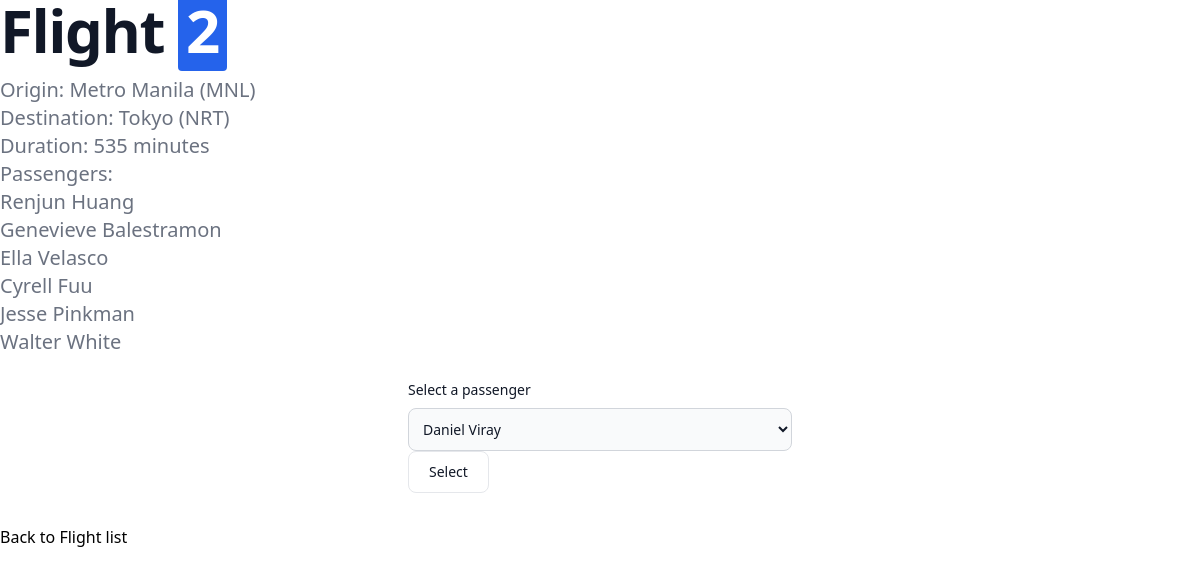
Page /flights/2 on the committed database.
### flights/models.py (models this page shows, shortened)
class Flight (models.Model):
        origin = models.ForeignKey(Airport, on_delete=models.CASCADE, related_name="departures")
        destination = models.ForeignKey(Airport, on_delete=models.CASCADE, related_name="arrivals")
        duration = models.IntegerField()

class Airport (models.Model):
        code = models.CharField(max_length=3)
        city = models.CharField(max_length=64)
        def __str__(self):
                return f"{self.city} ({self.code})"

class Passenger (models.Model):
        first_name = models.CharField(max_length=64)
        last_name = models.CharField(max_length=64)
        flights = models.ManyToManyField(Flight, blank=True, related_name="passengers")
        def __str__(self):
                return f"{self.first_name} {self.last_name}"

### flights/views.py (the view)
# urls.py: path("<int:flight_id>", views.flight, name="flight"),
def flight (request, flight_id):
        flight = Flight.objects.get(pk=flight_id) # id == pk (primary key)
        return render(request, "flights/flight.html", {
                "flight": flight,
                "passengers": flight.passengers.all(),
                "non_passengers": Passenger.objects.exclude(flights=flight).all()
        })

### flights/templates/flights/flight.html (shortened to what this page needs)
{% extends "flights/layout.html" %}
{% block body %}
        <h1 class="mb-4 text-4xl font-extrabold leading-none tracking-tight text-gray-900 md:text-5xl lg:text-6xl dark:text-white"> Flight <mark class="px-2 text-white bg-blue-600 rounded dark:bg-blue-500">{{flight.id}}</mark></h1>
        <ul>
                <li><p class="text-lg font-normal text-gray-500 lg:text-xl dark:text-gray-400">Origin: {{flight.origin}}</p></li>
                <li><p class="text-lg font-normal text-gray-500 lg:text-xl dark:text-gray-400">Destination: {{flight.destination}}</p></li>
                <li><p class="text-lg font-normal text-gray-500 lg:text-xl dark:text-gray-400">Duration: {{flight.duration}} minutes</p></li>
                <li><p class="text-lg font-normal text-gray-500 lg:text-xl dark:text-gray-400">Passengers: </p>
                        {% for person in passengers %}
                        <li> <p class="text-lg font-normal text-gray-500 lg:text-xl dark:text-gray-400">{{person}} </p> </li>
                        {% empty %}
                        <li> <p class="text-lg font-normal text-gray-500 lg:text-xl dark:text-gray-400">No passengers.</p> </li>
                        {% endfor %}
                </li>
        </ul>
        <br>
        <form class="max-w-sm mx-auto" action="{% url 'book' flight.id %}" method="post">
        <label for="countries" class="block mb-2 text-sm font-medium text-gray-900 dark:text-white">Select a passenger</label>
                <select class="bg-gray-50 border border-gray-300 text-gray-900 text-sm rounded-lg focus:ring-blue-500 focus:border-blue-500 block w-full p-2.5 dark:bg-gray-700 dark:border-gray-600 dark:placeholder-gray-400 dark:text-white dark:focus:ring-blue-500 dark:focus:border-blue-500" name="passenger">
                        {% for passenger in non_passengers %}
                                <option value="{{ passenger.id }}">{{passenger}}</option>
                        {% endfor %}
                </select>
                <button type="submit" class="py-2.5 px-5 me-2 mb-2 text-sm font-medium text-gray-900 focus:outline-none bg-white rounded-lg border border-gray-200 hover:bg-gray-100 hover:text-blue-700 focus:z-10 focus:ring-4 focus:ring-gray-100 dark:focus:ring-gray-700 dark:bg-gray-800 dark:text-gray-400 dark:border-gray-600 dark:hover:text-white dark:hover:bg-gray-700">Select</button>
        </form>
        <br>
        <a href="{% url 'index' %}">Back to Flight list</a>
{% endblock %}

### rows in the picture
Flight: origin "Metro Manila (MNL)", destination "Tokyo (NRT)", duration "535"
Passenger: first_name+last_name "Renjun Huang"
Passenger: first_name+last_name "Genevieve Balestramon"
Passenger: first_name+last_name "Ella Velasco"
Passenger: first_name+last_name "Cyrell Fuu"
Passenger: first_name+last_name "Jesse Pinkman"
Passenger: first_name+last_name "Walter White"

### other values in the picture
form field passenger "Daniel Viray"
